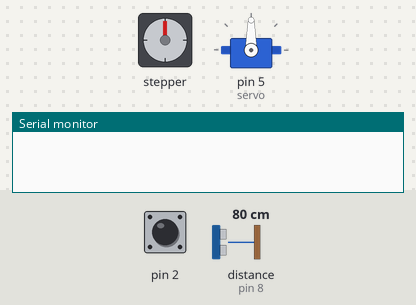
The sketch below on a simulated Arduino Uno, built with avr-gcc and run on an emulated ATmega328P. Parts: stepper motor, servo, the last lines printed to the serial monitor. Wiring (inferred from the names in the program): stepper motor (2048 steps per turn assumed): coils pin 9, pin 10, pin 11, pin 12. Inputs (shaded band) come from the test bench; at power-on: pin 2 HIGH, distance to the obstacle (sensor on pin 8) 80 cm. The echo pulse lasts 58.3 µs per cm.

Above: at 1.2 s.
1.3 s: pin 2 pulled LOW for 0.15 s
At 2.46 s:
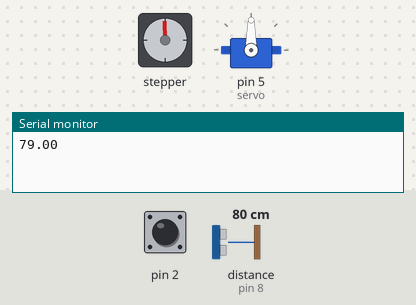
4.4 s: distance to the obstacle (sensor on pin 8) set to 2 cm
At 5.23 s:
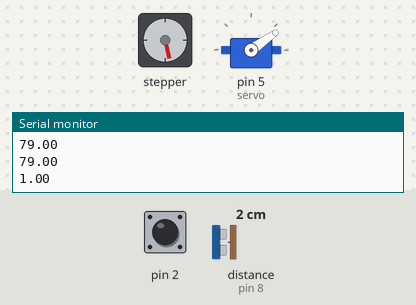
13.4 s: distance to the obstacle (sensor on pin 8) set to 35 cm
At 15.18 s:
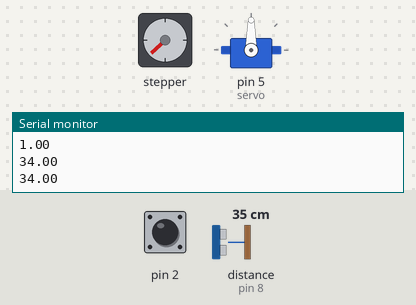
16.4 s: distance to the obstacle (sensor on pin 8) set to 4 cm
At 17.24 s:
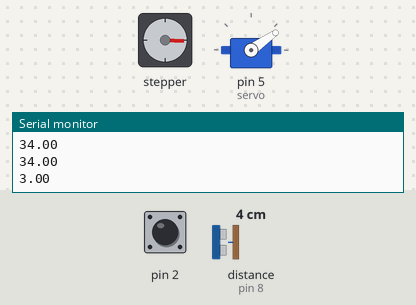
19.4 s: distance to the obstacle (sensor on pin 8) set to 60 cm
Timing chart, 0 to 26.1 s (numbered marks = the images above; inputs shaded):
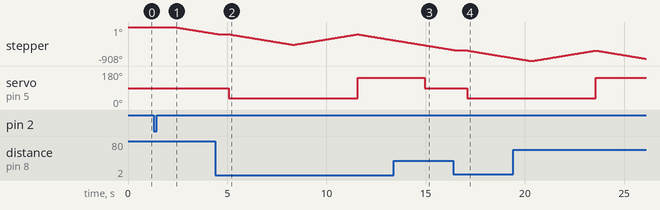

The sketch:

task_2_mec_830.ino
```cpp
#include<Servo.h>
#include "IRremote.h"
//Stepper Motor Variable Declaration
const int in1 = 9;
const int in2 = 10;
const int in3 = 11;
const int in4 = 12;
int step_num = 0;
int RECEIVER2 = 13;

//initialize variables needed for
int button = 0;
float dist, wall = 14;
int ileft = 0, iright = 0;

//IR Receiver and Remote Initialization
IRrecv irrecv(RECEIVER2);     // create instance of 'irrecv'
decode_results results;      // create instance of 'decode_results'

//Ultrasonic Sensor Variable Declaration
const int trigPin = 6;
const int echoPin = 8;
long duration;


//Servo Motor Variable Declaration
Servo servo;
int Rot = 0;

//Other Variables:
//Remote State
int Click;
//Servo Angle
int Ang = 0;


void setup() {
  // put your setup code here, to run once:
  //Stepper Motor Pins
  pinMode(in1, OUTPUT);
  pinMode(in2, OUTPUT);
  pinMode(in3, OUTPUT);
  pinMode(in4, OUTPUT);

  //Ultrasonic Sensor Pins
  pinMode(trigPin, OUTPUT);
  pinMode(echoPin, INPUT);

  pinMode(2, INPUT_PULLUP);
  attachInterrupt(0, btn, FALLING);

  servo.attach(5);
  servo.write(90);

  Serial.begin(9600);
}

void loop() {

  if (button == 1) {
    delay(1000);
    while (button == 1) {
      dist = Dist();
      Serial.println(dist);
      if ( dist > wall)
        forward(100);
      else if (dist < wall) {
        delay(500);
        left();
        dist = Dist();
        if (dist < wall)
          ileft = 1;
        revleft();
        right();
        dist = Dist();
        if (dist < wall)
          iright = 1;
      }
      //delay(1500);
      // robot is currently facing right
      if (ileft == 0 && iright == 1) {
        revright();
        left();
      }
      else if (ileft == 1 && iright == 1){
        revright();
        button = 0; // stops robot
      }
      //Serial.print(ileft);
      //Serial.println(iright);

      ileft = 0;
      iright = 0;

    /*
    forward(1950);
    delay(50);
    right();
    delay(50);
    forward(1950);
    delay(250);
    left();
    delay(50);
    forward(1950);
    */
    }
  }
}

void forward(int steps) {
  int k = 0;
  while (k < steps) {
    OneStep(false);
    delay(2);
    k = k + 1;
  }
}

void backward(int steps) {
  int k = steps;
  while (k!=0){
    OneStep(true);
    delay(2);
    k=k-1;
  }
}

void left() {
  servo.write(35);
  forward(1600);
  servo.write(90);
}

void revleft() {
  servo.write(35);
  backward(1600);
  servo.write(90);
}

void right() {
  servo.write(145);
  forward(1670);
  servo.write(90);
}

void revright() {
  servo.write(145);
  backward(1600);
  servo.write(90);
}

void ServoMove(int Click) {
  //If button from remote is clicked, 0,1 position -- Select Type of Steering Movement
  if (Click == 0) {
    Ang = Ang + 1;
    servo.write(Ang);
    delay(10);
  }
  else if (Click == 1) {
    Ang = Ang - 1;
    servo.write(Ang);
    delay(10);
  }
}

void btn() {
  button = 1;
}

float Dist() {
  int distance = 0;
  digitalWrite(trigPin, LOW);
  delayMicroseconds(2);

  digitalWrite(trigPin, HIGH);
  delayMicroseconds(10);
  digitalWrite(trigPin, LOW);

  duration = pulseIn(echoPin, HIGH);
  distance = duration * 0.034 / 2;
  //Serial.println(distance);
  if (distance == 1196) {
    distance = 0;
  }
  return distance;
}

//Stepper Motor Control Per step
void OneStep(bool dir) {
  if (dir) {
    switch (step_num) {
      case 0:
        digitalWrite(in1, HIGH);
        digitalWrite(in2, LOW);
        digitalWrite(in3, LOW);
        digitalWrite(in4, LOW);
        break;
      case 1:
        digitalWrite(in1, LOW);
        digitalWrite(in2, HIGH);
        digitalWrite(in3, LOW);
        digitalWrite(in4, LOW);
        break;
      case 2:
        digitalWrite(in1, LOW);
        digitalWrite(in2, LOW);
        digitalWrite(in3, HIGH);
        digitalWrite(in4, LOW);
        break;
      case 3:
        digitalWrite(in1, LOW);
        digitalWrite(in2, LOW);
        digitalWrite(in3, LOW);
        digitalWrite(in4, HIGH);
        break;
    }
  }
  else {
    switch (step_num) {
      case 0:
        digitalWrite(in1, LOW);
        digitalWrite(in2, LOW);
        digitalWrite(in3, LOW);
        digitalWrite(in4, HIGH);
        break;
      case 1:
        digitalWrite(in1, LOW);
        digitalWrite(in2, LOW);
        digitalWrite(in3, HIGH);
        digitalWrite(in4, LOW);
        break;
      case 2:
        digitalWrite(in1, LOW);
        digitalWrite(in2, HIGH);
        digitalWrite(in3, LOW);
        digitalWrite(in4, LOW);
        break;
      case 3:
        digitalWrite(in1, HIGH);
        digitalWrite(in2, LOW);
        digitalWrite(in3, LOW);
        digitalWrite(in4, LOW);
        break;
    }
  }
  step_num++;
  if (step_num > 3) {
    step_num = 0;
  }
}
```

Measured:
- after the input at 1.3 s, stepper: keeps turning counter-clockwise at about 85°/s, starting after 1.0 s
- after the input at 4.4 s, servo on pin 5 (servo): 90° → 35° after 0.69 s, → 145° 6.5 s later
- after the input at 13.4 s, servo on pin 5 (servo): 145° → 90° after 1.6 s
- after the input at 16.4 s, servo on pin 5 (servo): 90° → 35° after 0.69 s
